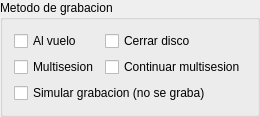
           <widget class="QGroupBox" name="groupBox_8">
            <property name="title">
             <string>Metodo de grabacion</string>
            </property>
            <layout class="QGridLayout" name="gridLayout_27">
             <item row="0" column="0">
              <layout class="QGridLayout" name="gridLayout_25">
               <item row="0" column="0">
                <widget class="QCheckBox" name="checkBox">
                 <property name="toolTip">
                  <string>Grabar un disco al vuelo, sin crear ningun archivo temporal. Es menos efectivo pero mucho mas rapido</string>
                 </property>
                 <property name="statusTip">
                  <string>Grabar un disco al vuelo, sin crear ningun archivo temporal. Es menos efectivo pero mucho mas rapido</string>
                 </property>
                 <property name="whatsThis">
                  <string>Grabar un disco al vuelo, sin crear ningun archivo temporal. Es menos efectivo pero mucho mas rapido</string>
                 </property>
                 <property name="text">
                  <string>Al vuelo</string>
                 </property>
                </widget>
               </item>
               <item row="0" column="1">
                <widget class="QCheckBox" name="checkBox_5">
                 <property name="toolTip">
                  <string>Terminar grabacion. Ya no se prodra volver a grabar en el</string>
                 </property>
                 <property name="statusTip">
                  <string>Terminar grabacion. Ya no se prodra volver a grabar en el</string>
                 </property>
                 <property name="whatsThis">
                  <string>Terminar grabacion. Ya no se prodra volver a grabar en el</string>
                 </property>
                 <property name="text">
                  <string>Cerrar disco</string>
                 </property>
                </widget>
               </item>
               <item row="1" column="0">
                <widget class="QCheckBox" name="checkBox_3">
                 <property name="toolTip">
                  <string>Iniciar disco multisesion</string>
                 </property>
                 <property name="statusTip">
                  <string>Iniciar disco multisesion</string>
                 </property>
                 <property name="whatsThis">
                  <string>Iniciar disco multisesion</string>
                 </property>
                 <property name="text">
                  <string>Multisesion</string>
                 </property>
                </widget>
               </item>
               <item row="1" column="1">
                <widget class="QCheckBox" name="checkBox_2">
                 <property name="toolTip">
                  <string>Continuar un disco grabado con multisesion.</string>
                 </property>
                 <property name="statusTip">
                  <string>Continuar un disco grabado con multisesion.</string>
                 </property>
                 <property name="whatsThis">
                  <string>Continuar un disco grabado con multisesion.</string>
                 </property>
                 <property name="text">
                  <string>Continuar multisesion</string>
                 </property>
                </widget>
               </item>
               <item row="2" column="0" colspan="2">
                <widget class="QCheckBox" name="checkBox_6">
                 <property name="toolTip">
                  <string>Simular grabacion para ver si hay errores. NO graba realmente</string>
                 </property>
                 <property name="statusTip">
                  <string>Simular grabacion para ver si hay errores. NO graba realmente</string>
                 </property>
                 <property name="whatsThis">
                  <string>Simular grabacion para ver si hay errores. NO graba realmente</string>
                 </property>
                 <property name="accessibleName">
                  <string>Simular grabacion para ver si hay errores. NO graba realmente</string>
                 </property>
                 <property name="text">
                  <string>Simular grabacion (no se graba)</string>
                 </property>
                </widget>
               </item>
              </layout>
             </item>
            </layout>
           </widget>
